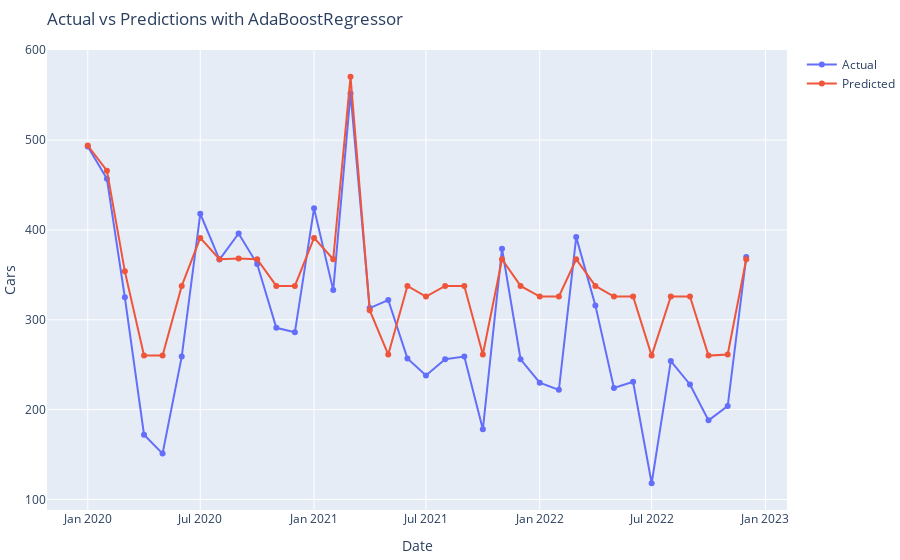
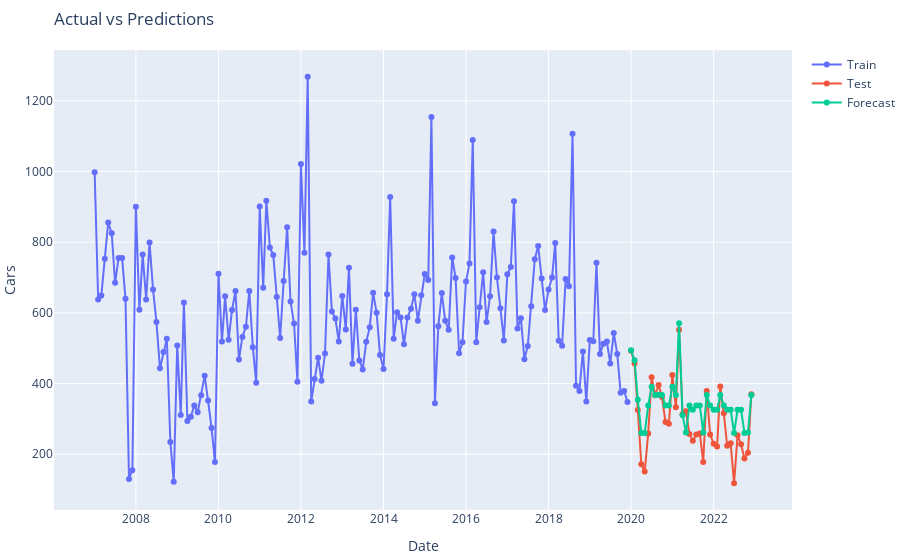

The notebook cell saved with these charts, in order:
### Markdown cell above
#### Baseline predictions

### Code cell
# Predict and score
model_name = model.__class__.__name__
preds = forecaster.predict(steps=steps, exog=test_exo)
scoring(model_name, test[dep_var], preds)

# Plot whole TS
plot_time_series(preds)
